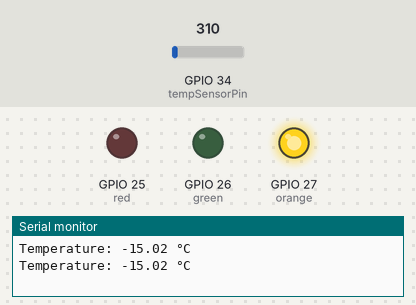
A sketch run on a simulated ESP32. Parts: output pins drawn as LEDs (lit = HIGH), the last lines printed to the serial monitor. Inputs (shaded band) come from the test bench; at power-on: GPIO 34 (tempSensorPin) = 310.

Above: at 1.8 s.
1.9 s: GPIO 34 (tempSensorPin) set to 698
3.4 s: GPIO 34 (tempSensorPin) set to 801
At 5.2 s:
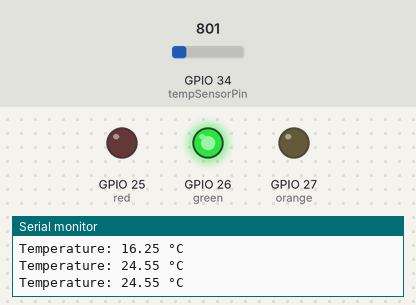
5.5 s: GPIO 34 (tempSensorPin) set to 992
At 7.0 s:
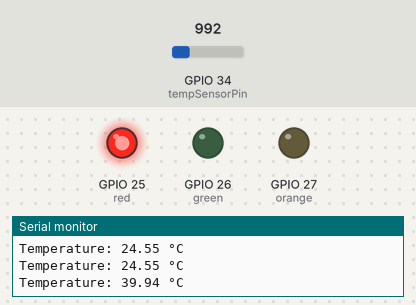
7.5 s: GPIO 34 (tempSensorPin) set to 682
At 8.5 s:
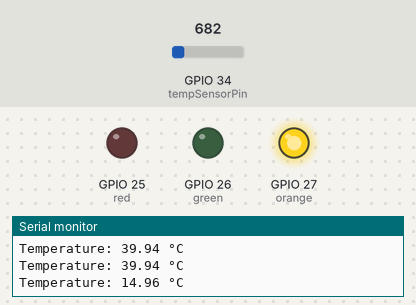
Timing chart, 0 to 10.5 s (numbered marks = the images above; inputs shaded):
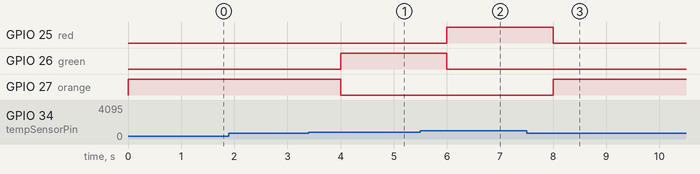

Measured:
- the behaviour switches between 756 and 757 on GPIO 34 (tempSensorPin) (found by bisection; images 0 and 1)
- after the input at 3.4 s, GPIO 26 (green): LOW → HIGH after 0.60 s; GPIO 27 (orange): HIGH → LOW after 0.60 s
- after the input at 5.5 s, GPIO 25 (red): LOW → HIGH after 0.50 s; GPIO 26 (green): HIGH → LOW after 0.50 s
- after the input at 7.5 s, GPIO 25 (red): HIGH → LOW after 0.50 s; GPIO 27 (orange): LOW → HIGH after 0.50 s

The sketch:

1tempsensor.ino
```cpp
const int red = 25;
const int orange = 27;
const int green = 26;
const int tempSensorPin = 34;

void setup() {
  pinMode(red, OUTPUT);
  pinMode(orange, OUTPUT);
  pinMode(green, OUTPUT);
  pinMode(tempSensorPin, INPUT);
  Serial.begin(115200); // Start the serial communication
}

void loop() {

  int sensorValue = analogRead(tempSensorPin);
  // Convert the analog reading (which goes from 0 - 4095) to a voltage (0 - 3.3V)
  float voltage = sensorValue * (3.3 / 4095.0);
  // Convert the voltage to temperature in Celsius
  float temperature = (voltage - 0.4) * 100; // Subtract the offset and convert
  Serial.print("Temperature: ");
  Serial.print(temperature);
  Serial.println(" °C");

  digitalWrite(red, LOW);
  digitalWrite(green, LOW);
  digitalWrite(orange, LOW);

  if (temperature <= 21) {
    digitalWrite(orange, HIGH); // Cooler temperatures
  } else if (temperature > 21 && temperature <= 25) {
    digitalWrite(green, HIGH); // Moderate temperatures
  } else {
    digitalWrite(red, HIGH); // Warmer temperatures
  }

  delay(1000);
}
```
